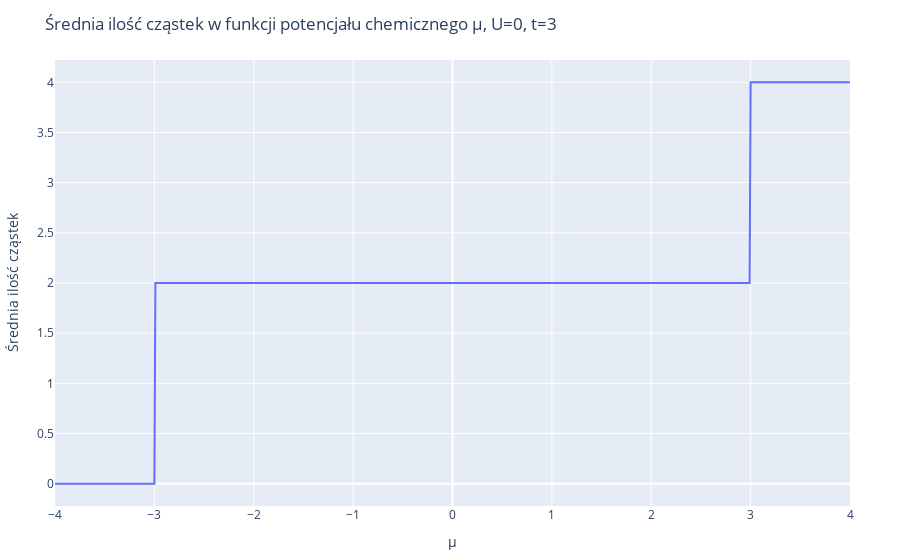

Source (notebook cell):
### Markdown cell above
Średnia ilość cząstek w stanie, w zależności od potencjału chemicznego:

### Code cell
avg_no_particles = [no_particles_from_state(state, N) for state in ground_states]
layout = Layout(
    title="Średnia ilość cząstek w funkcji potencjału chemicznego μ, U=$U, t=$t",
    xaxis_title="μ",
    yaxis_title="Średnia ilość cząstek",
)
plot([scatter(x=potentials, y=avg_no_particles)], layout)

### Figure 1 — Plotly figure (JSON) as saved in the notebook; plotly's stock layout.template omitted (floating-point values rounded to 4 significant figures; data arrays with more than 128 entries replaced by an {"elided": "..."} marker saying what was removed)
{"data": [{"type": "scatter", "x": {"elided": "801 float values"}, "y": {"elided": "801 float values"}}], "layout": {"margin": {"b": 50, "l": 50, "r": 50, "t": 60}, "title": "Średnia ilość cząstek w funkcji potencjału chemicznego μ, U=0, t=3", "xaxis": {"title": {"text": "μ"}}, "yaxis": {"title": {"text": "Średnia ilość cząstek"}}}}
